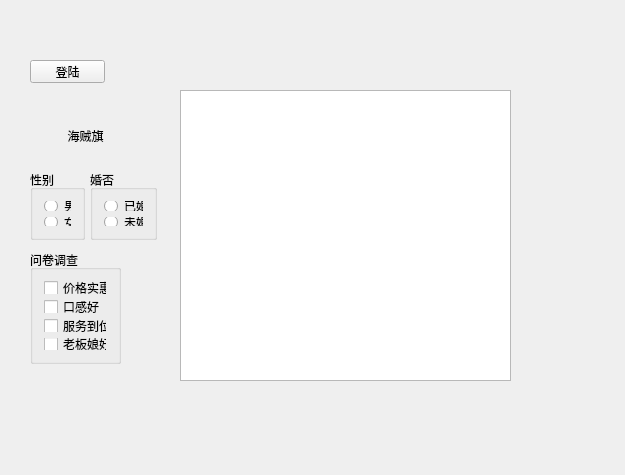
<?xml version="1.0" encoding="UTF-8"?>
<ui version="4.0">
 <class>Widget</class>
 <widget class="QWidget" name="Widget">
  <property name="geometry">
   <rect>
    <x>0</x>
    <y>0</y>
    <width>625</width>
    <height>475</height>
   </rect>
  </property>
  <property name="windowTitle">
   <string>Widget</string>
  </property>
  <widget class="QPushButton" name="pushButton">
   <property name="geometry">
    <rect>
     <x>30</x>
     <y>60</y>
     <width>75</width>
     <height>23</height>
    </rect>
   </property>
   <property name="text">
    <string>登陆</string>
   </property>
  </widget>
  <widget class="QToolButton" name="toolButton">
   <property name="geometry">
    <rect>
     <x>30</x>
     <y>110</y>
     <width>111</width>
     <height>51</height>
    </rect>
   </property>
   <property name="text">
    <string>海贼旗</string>
   </property>
   <property name="icon">
    <iconset>
     <normaloff>:/Image/OnePiece.png</normaloff>:/Image/OnePiece.png</iconset>
   </property>
   <property name="iconSize">
    <size>
     <width>32</width>
     <height>32</height>
    </size>
   </property>
   <property name="toolButtonStyle">
    <enum>Qt::ToolButtonFollowStyle</enum>
   </property>
   <property name="autoRaise">
    <bool>true</bool>
   </property>
   <property name="arrowType">
    <enum>Qt::NoArrow</enum>
   </property>
  </widget>
  <widget class="QGroupBox" name="groupBox">
   <property name="geometry">
    <rect>
     <x>30</x>
     <y>170</y>
     <width>55</width>
     <height>70</height>
    </rect>
   </property>
   <property name="title">
    <string>性别</string>
   </property>
   <layout class="QVBoxLayout" name="verticalLayout">
    <item>
     <widget class="QRadioButton" name="rBtnMan">
      <property name="text">
       <string>男</string>
      </property>
     </widget>
    </item>
    <item>
     <widget class="QRadioButton" name="rBtnWoman">
      <property name="text">
       <string>女</string>
      </property>
     </widget>
    </item>
   </layout>
  </widget>
  <widget class="QGroupBox" name="groupBox_2">
   <property name="geometry">
    <rect>
     <x>90</x>
     <y>170</y>
     <width>67</width>
     <height>70</height>
    </rect>
   </property>
   <property name="title">
    <string>婚否</string>
   </property>
   <layout class="QVBoxLayout" name="verticalLayout_2">
    <item>
     <widget class="QRadioButton" name="radioButton_3">
      <property name="text">
       <string>已婚</string>
      </property>
     </widget>
    </item>
    <item>
     <widget class="QRadioButton" name="radioButton_4">
      <property name="text">
       <string>未婚</string>
      </property>
     </widget>
    </item>
   </layout>
  </widget>
  <widget class="QGroupBox" name="groupBox_3">
   <property name="geometry">
    <rect>
     <x>30</x>
     <y>250</y>
     <width>91</width>
     <height>114</height>
    </rect>
   </property>
   <property name="title">
    <string>问卷调查</string>
   </property>
   <layout class="QVBoxLayout" name="verticalLayout_3">
    <item>
     <widget class="QCheckBox" name="checkBox">
      <property name="text">
       <string>价格实惠</string>
      </property>
     </widget>
    </item>
    <item>
     <widget class="QCheckBox" name="checkBox_2">
      <property name="text">
       <string>口感好</string>
      </property>
     </widget>
    </item>
    <item>
     <widget class="QCheckBox" name="checkBox_3">
      <property name="text">
       <string>服务到位</string>
      </property>
     </widget>
    </item>
    <item>
     <widget class="QCheckBox" name="cBox">
      <property name="text">
       <string>老板娘好</string>
      </property>
      <property name="tristate">
       <bool>true</bool>
      </property>
     </widget>
    </item>
   </layout>
  </widget>
  <widget class="QListWidget" name="listWidget">
   <property name="geometry">
    <rect>
     <x>180</x>
     <y>90</y>
     <width>331</width>
     <height>291</height>
    </rect>
   </property>
  </widget>
 </widget>
 <layoutdefault spacing="6" margin="11"/>
 <resources/>
 <connections/>
</ui>
